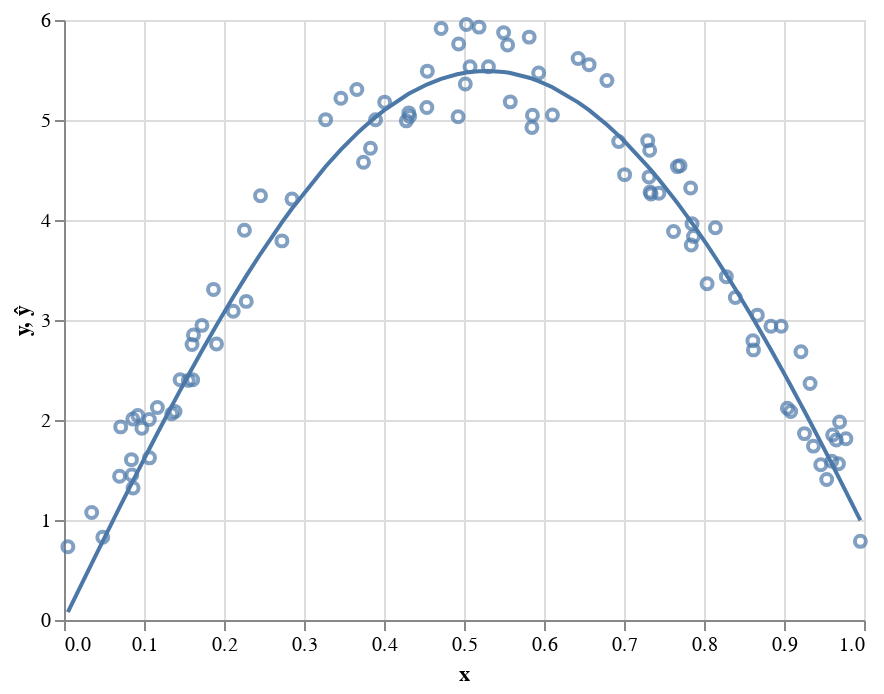

Here is the notebook cell this chart was saved with:
### Code cell
plot_df = pd.DataFrame({'y':y, 'x':X, 'ŷ':ŷ})
alt.Chart(plot_df).mark_point().encode(x='x',y='y') + \
alt.Chart(plot_df).mark_line().encode(x='x',y='ŷ')

### Figure 1 — Vega-Lite specification as saved in the notebook (floating-point values rounded to 4 significant figures)
{"$schema": "https://vega.github.io/schema/vega-lite/v3.4.0.json", "config": {"mark": {"tooltip": null}, "view": {"height": 300, "width": 400}}, "data": {"name": "data-b5784126a517e22adee5d70f1d6f5eaa"}, "datasets": {"data-b5784126a517e22adee5d70f1d6f5eaa": [{"x": 0.7338, "y": 4.261, "ŷ": 4.498}, {"x": 0.7701, "y": 4.543, "ŷ": 4.134}, {"x": 0.09219, "y": 2.046, "ŷ": 1.486}, {"x": 0.3661, "y": 5.304, "ŷ": 4.864}, {"x": 0.3894, "y": 5.003, "ŷ": 5.029}, {"x": 0.004818, "y": 0.732, "ŷ": 0.07864}, {"x": 0.3744, "y": 4.578, "ŷ": 4.925}, {"x": 0.7833, "y": 4.321, "ŷ": 3.988}, {"x": 0.4008, "y": 5.178, "ŷ": 5.1}, {"x": 0.08632, "y": 1.319, "ŷ": 1.393}, {"x": 0.7313, "y": 4.431, "ŷ": 4.522}, {"x": 0.7841, "y": 3.75, "ŷ": 3.98}, {"x": 0.9955, "y": 0.7865, "ŷ": 0.9958}, {"x": 0.1869, "y": 3.306, "ŷ": 2.896}, {"x": 0.5545, "y": 5.75, "ŷ": 5.474}, {"x": 0.8039, "y": 3.363, "ŷ": 3.75}, {"x": 0.1724, "y": 2.946, "ŷ": 2.692}, {"x": 0.7869, "y": 3.835, "ŷ": 3.948}, {"x": 0.7437, "y": 4.268, "ŷ": 4.404}, {"x": 0.8611, "y": 2.792, "ŷ": 3.017}, {"x": 0.5016, "y": 5.36, "ŷ": 5.473}, {"x": 0.8837, "y": 2.937, "ŷ": 2.703}, {"x": 0.4926, "y": 5.032, "ŷ": 5.46}, {"x": 0.9597, "y": 1.588, "ŷ": 1.563}, {"x": 0.946, "y": 1.553, "ŷ": 1.776}, {"x": 0.1167, "y": 2.125, "ŷ": 1.868}, {"x": 0.7667, "y": 4.534, "ŷ": 4.169}, {"x": 0.7297, "y": 4.793, "ŷ": 4.537}, {"x": 0.1388, "y": 2.085, "ŷ": 2.202}, {"x": 0.8142, "y": 3.923, "ŷ": 3.625}, {"x": 0.327, "y": 5.003, "ŷ": 4.536}, {"x": 0.4535, "y": 5.124, "ŷ": 5.355}, {"x": 0.3461, "y": 5.218, "ŷ": 4.704}, {"x": 0.5849, "y": 4.926, "ŷ": 5.413}, {"x": 0.6787, "y": 5.395, "ŷ": 4.952}, {"x": 0.9368, "y": 1.739, "ŷ": 1.918}, {"x": 0.9256, "y": 1.864, "ŷ": 2.088}, {"x": 0.1609, "y": 2.402, "ŷ": 2.526}, {"x": 0.7326, "y": 4.281, "ŷ": 4.51}, {"x": 0.7619, "y": 3.885, "ŷ": 4.22}, {"x": 0.5029, "y": 5.956, "ŷ": 5.475}, {"x": 0.6934, "y": 4.786, "ŷ": 4.844}, {"x": 0.7008, "y": 4.454, "ŷ": 4.786}, {"x": 0.8965, "y": 2.938, "ŷ": 2.518}, {"x": 0.9042, "y": 2.118, "ŷ": 2.406}, {"x": 0.08603, "y": 2.01, "ŷ": 1.389}, {"x": 0.2456, "y": 4.243, "ŷ": 3.662}, {"x": 0.9212, "y": 2.682, "ŷ": 2.154}, {"x": 0.9654, "y": 1.799, "ŷ": 1.474}, {"x": 0.5188, "y": 5.929, "ŷ": 5.488}, {"x": 0.9534, "y": 1.405, "ŷ": 1.662}, {"x": 0.8618, "y": 2.701, "ŷ": 3.007}, {"x": 0.09734, "y": 1.917, "ŷ": 1.567}, {"x": 0.8392, "y": 3.225, "ŷ": 3.31}, {"x": 0.431, "y": 5.071, "ŷ": 5.262}, {"x": 0.1906, "y": 2.761, "ŷ": 2.947}, {"x": 0.5815, "y": 5.829, "ŷ": 5.422}, {"x": 0.4714, "y": 5.916, "ŷ": 5.412}, {"x": 0.2278, "y": 3.186, "ŷ": 3.441}, {"x": 0.9774, "y": 1.812, "ŷ": 1.284}, {"x": 0.1618, "y": 2.849, "ŷ": 2.541}, {"x": 0.9695, "y": 1.98, "ŷ": 1.409}, {"x": 0.1067, "y": 2.005, "ŷ": 1.713}, {"x": 0.3831, "y": 4.718, "ŷ": 4.986}, {"x": 0.9681, "y": 1.563, "ŷ": 1.432}, {"x": 0.9084, "y": 2.086, "ŷ": 2.345}, {"x": 0.1348, "y": 2.062, "ŷ": 2.141}, {"x": 0.5933, "y": 5.47, "ŷ": 5.389}, {"x": 0.285, "y": 4.209, "ŷ": 4.115}, {"x": 0.4933, "y": 5.76, "ŷ": 5.461}, {"x": 0.8667, "y": 3.048, "ŷ": 2.94}, {"x": 0.6106, "y": 5.05, "ŷ": 5.328}, {"x": 0.1554, "y": 2.396, "ŷ": 2.447}, {"x": 0.08429, "y": 1.604, "ŷ": 1.361}, {"x": 0.9609, "y": 1.849, "ŷ": 1.545}, {"x": 0.5856, "y": 5.048, "ŷ": 5.411}, {"x": 0.7321, "y": 4.698, "ŷ": 4.514}, {"x": 0.7851, "y": 3.962, "ŷ": 3.969}, {"x": 0.5306, "y": 5.533, "ŷ": 5.49}, {"x": 0.6564, "y": 5.553, "ŷ": 5.098}, {"x": 0.432, "y": 5.035, "ŷ": 5.267}, {"x": 0.6427, "y": 5.615, "ŷ": 5.177}, {"x": 0.2724, "y": 3.791, "ŷ": 3.976}, {"x": 0.2116, "y": 3.087, "ŷ": 3.23}, {"x": 0.4541, "y": 5.488, "ŷ": 5.357}, {"x": 0.5495, "y": 5.874, "ŷ": 5.48}, {"x": 0.06943, "y": 1.438, "ŷ": 1.125}, {"x": 0.1069, "y": 1.622, "ŷ": 1.715}, {"x": 0.1601, "y": 2.755, "ŷ": 2.515}, {"x": 0.04848, "y": 0.8281, "ŷ": 0.7885}, {"x": 0.8279, "y": 3.433, "ŷ": 3.454}, {"x": 0.5578, "y": 5.181, "ŷ": 5.47}, {"x": 0.08481, "y": 1.451, "ŷ": 1.37}, {"x": 0.5075, "y": 5.533, "ŷ": 5.48}, {"x": 0.428, "y": 4.992, "ŷ": 5.248}, {"x": 0.0346, "y": 1.076, "ŷ": 0.5638}, {"x": 0.1452, "y": 2.403, "ŷ": 2.297}, {"x": 0.2255, "y": 3.897, "ŷ": 3.412}, {"x": 0.9326, "y": 2.365, "ŷ": 1.982}, {"x": 0.07087, "y": 1.931, "ŷ": 1.148}]}, "layer": [{"encoding": {"x": {"field": "x", "type": "quantitative"}, "y": {"field": "y", "type": "quantitative"}}, "mark": "point"}, {"encoding": {"x": {"field": "x", "type": "quantitative"}, "y": {"field": "ŷ", "type": "quantitative"}}, "mark": "line"}]}
